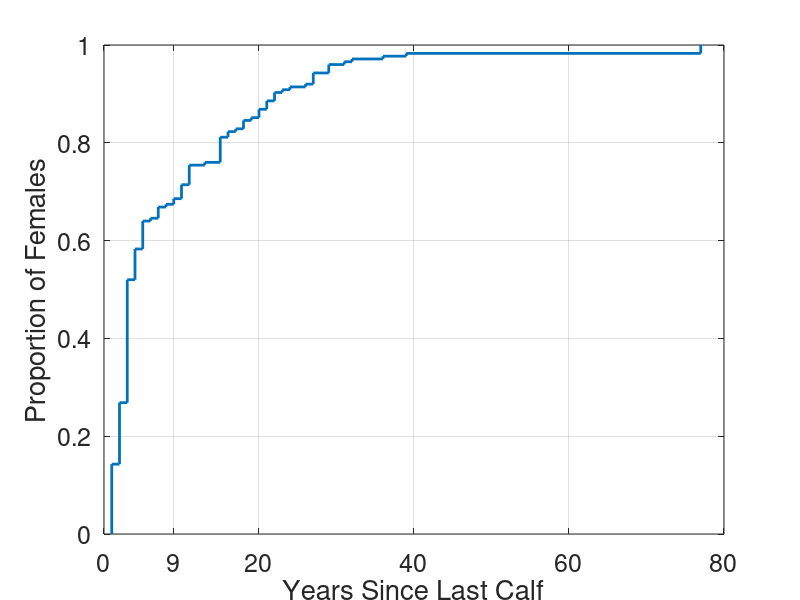

Reproduce this figure in MATLAB.
% Figure of Years since Last Calf from Knowlton et al. 2012

% proportion of females in the population
Pfemales = [0.02;0.03;0.04
0.04;0.05;0.06;0.06
0.07;0.07;0.08;0.08
0.09;0.09;0.10;0.10
0.11;0.12;0.12;0.13
0.13;0.14;0.14;0.15
0.15;0.15;0.16;0.17
0.17;0.18;0.19;0.19
0.19;0.20;0.21;0.21
0.22;0.23;0.23;0.24
0.24;0.25;0.25;0.25
0.26;0.26;0.27;0.28
0.29;0.29;0.30;0.30
0.31;0.31;0.31;0.32
0.32;0.33;0.34;0.34
0.35;0.36;0.36;0.36
0.37;0.38;0.38;0.39
0.40;0.40;0.41;0.42
0.42;0.42;0.43;0.44
0.44;0.45;0.46;0.46
0.46;0.47;0.47;0.48
0.48;0.49;0.49;0.50
0.51;0.51;0.52;0.52
0.53;0.53;0.54;0.55
0.55;0.56;0.57;0.57
0.58;0.58;0.59;0.59
0.60;0.61;0.61;0.62
0.62;0.63;0.63;0.64
0.64;0.65;0.65;0.66
0.66;0.67;0.68;0.68
0.69;0.69;0.70;0.70
0.71;0.71;0.72;0.72
0.73;0.74;0.74;0.75
0.76;0.76;0.77;0.78
0.78;0.79;0.79;0.80
0.80;0.81;0.81;0.82
0.83;0.84;0.84;0.85
0.85;0.86;0.86;0.87
0.87;0.88;0.89;0.90
0.90;0.91;0.91;0.92
0.92;0.93;0.93;0.94
0.95;0.96;0.96;0.97
0.97;0.97;0.98;0.99
0.99;1.00;1.00;1.00];

% Years since last calf
yrs = [1;1;1;1;1;1;1;1
1;1;1;1;1;1;1;1
1;1;1;1;1;1;1;1
1;2;2;2;2;2;2;2
2;2;2;2;2;2;2;2
2;2;2;2;2;2;2;3
3;3;3;3;3;3;3;3
3;3;3;3;3;3;3;3
3;3;3;3;3;3;3;3
3;3;3;3;3;3;3;3
3;3;3;3;3;3;3;3
3;3;3;4;4;4;4;4
4;4;4;4;4;4;5;5
5;5;5;5;5;5;5;5
6;7;7;7;7;8;9;9
10;10;10;10;10;11;11;11
11;11;11;11;13;15;15;15
15;15;15;15;15;15;16;16
17;18;18;18;19;20;20;20
21;21;21;22;22;22;23;24
26;27;27;27;27;29;29;29
31;32;36;39;77;77;77];

% plot
h = cdfplot(yrs);
set(h,'linewidth',2)
xlabel('Years Since Last Calf','FontSize',20)
ylabel('Proportion of Females','Fontsize',20)
set(gca,'fontsize',18')
set(gca,'xtick',[0 9 20 40 60 80])
title('')

cd /Users/julievanderhoop/Documents/MATLAB/TOW/AnalysisFigs/
print('KnowltonCalvingFig.eps','-depsc','-r300')